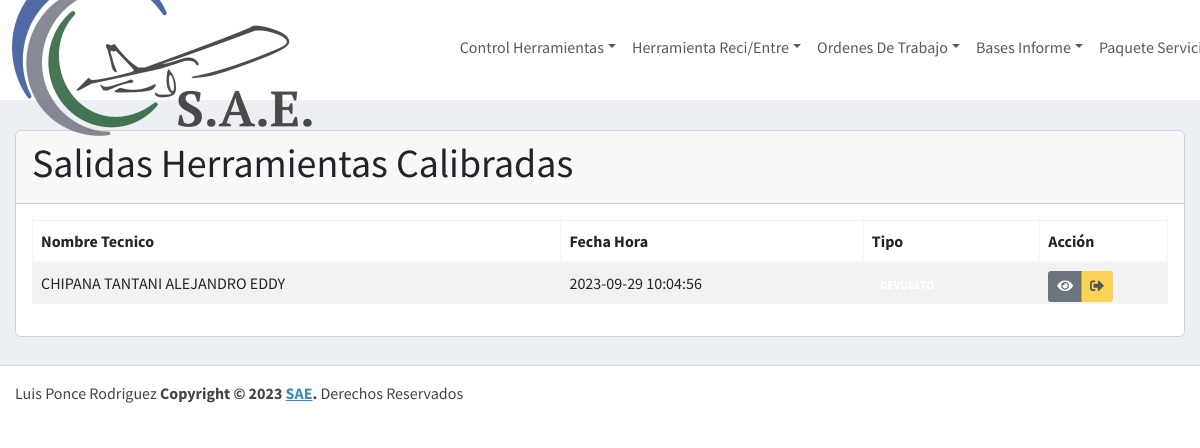
The app's page /VLogCalibradas (signed in) with its own data.
### tables this page shows
CREATE TABLE `mayor_herramientascalibradas` (
  `id_mayor_herramientascalibradas` int(11) NOT NULL,
  `fecha_hora` datetime NOT NULL,
  `usuario` int(11) NOT NULL,
  `tecnico` int(11) NOT NULL,
  `observacion` varchar(250) NOT NULL,
  `id_servicio` int(11) NOT NULL,
  `detalle` text NOT NULL,
  `estado` varchar(50) NOT NULL
);

CREATE TABLE `usuario` (
  `id_usuario` int(11) NOT NULL,
  `nombre_usuario` varchar(100) NOT NULL,
  `email_usuario` varchar(100) NOT NULL,
  `ci_usuario` varchar(30) NOT NULL,
  `pass_usuario` varchar(255) NOT NULL,
  `rol_usuario` varchar(30) NOT NULL,
  `foto_usuario` varchar(100) NOT NULL,
  `fecha_creacion` date NOT NULL,
  `estado_usuario` tinyint(1) NOT NULL
);

### controlador/plantillaControlador.php (called while the page is built)
<?php
class ControladorPlantilla{
    static public function ctrPlantilla(){
        include "vista/plantilla.php";
    }
}

### index.php (called while the page is built, shortened)
<?php
require_once "controlador/plantillaControlador.php";
require_once "controlador/controlherramientasControlador.php";
require_once "modelo/controlherramientasModelo.php";
$plantilla=new ControladorPlantilla();
$plantilla->ctrPlantilla();

### modelo/conexion.php (called while the page is built)
<?php
class Conexion{
    static public function conectar(){
        $host="localhost";
        $db="sistemassae";
        $userDB="root";
        $passDB="";
        $link=new PDO("mysql:host=".$host.";"."dbname=".$db,$userDB,$passDB);
        $link->exec("set names utf8");
        return $link;
    }
}

### modelo/controlherramientasModelo.php (called while the page is built, shortened)
<?php
require_once "conexion.php";
class ModeloControlHerramientas
{
  static public function mdlLogHerraCalibradas()
  {
    $stmt = Conexion::conectar()->prepare("select * from mayor_herramientascalibradas join usuario on usuario.id_usuario=mayor_herramientascalibradas.tecnico");
    $stmt->execute();
    return $stmt->fetchAll();
  }
}

### controlador/controlherramientasControlador.php (called while the page is built, shortened)
<?php
class ControladorHerramientas
{
?>
<?php
  static public function ctrLogHerraCalibradas()
  {
    $respuesta = ModeloControlHerramientas::mdlLogHerraCalibradas();
    return $respuesta;
  }
}

### vista/VLogCalibradas.php (the view, shortened to what this page needs)
<div class="content-wrapper">
    <section class="content-header">
    </section>
    <section class="content">
        <div class="card">
            <div class="card-header">
                <h1 class="card-title">Salidas Herramientas Calibradas</h1>
            </div>
            <div class="card-body">
                <table id="DataTableLogHerramienta" class="table table-bordered table-striped">
                    <thead>
                        <tr>
                            <th>Nombre Tecnico</th>
                            <th>Fecha Hora</th>
                            <th>Tipo</th>
                            <th>Acción</th>
                        </tr>
                    </thead>
                    <tbody>
                        <?php
                        $logherramientas = ControladorHerramientas::ctrLogHerraCalibradas();
                        foreach ($logherramientas as $value) {
                        ?>
                            <tr>
                                <td><?php echo $value["nombre_usuario"]; ?></td>
                                <td><?php echo $value["fecha_hora"]; ?></td>
                                <?php
                                $tipoAcm = 0;
                                $cantHerr = json_decode($value["detalle"]);
                                foreach ($cantHerr as $cant) {
                                    $tipoAcm = $tipoAcm + $cant->cantidad;
                                }
                                ?>
                                <td><?php if ($tipoAcm == 0) {
                                    ?>
                                        <span class="badge badge-success">DEVUELTO</span>
                                    <?php
                                    } else {
                                    ?>
                                        <span class="badge badge-danger">PRESTADO</span>
                                    <?php
                                    } ?>
                                </td>
                                <td>
                                    <div class="btn-group btn-group-sm">
                                        <button class="btn btn-secondary" onclick="MVerLogHerraCalibrada(<?php echo $value['id_mayor_herramientascalibradas']; ?>)">
                                            <i class="fas fa-eye"></i>
                                        </button>
                                        <button class="btn btn-warning" onclick="MDevolucionHerrCalibrada(<?php echo $value['id_mayor_herramientascalibradas']; ?>)" <?php if ($tipoAcm == 0) : ?>disabled<?php endif; ?>>
                                            <i class="fas fa-sign-out-alt"></i>
                                        </button>
                                    </div>
                                </td>
                            </tr>
                        <?php
                        }
                        ?>
                    </tbody>
                </table>
            </div>
        </div>
    </section>
</div>

### records on screen
mayor_herramientascalibradas: usuario.nombre_usuario "CHIPANA TANTANI ALEJANDRO EDDY", fecha_hora "2023-09-29 10:04:56"
